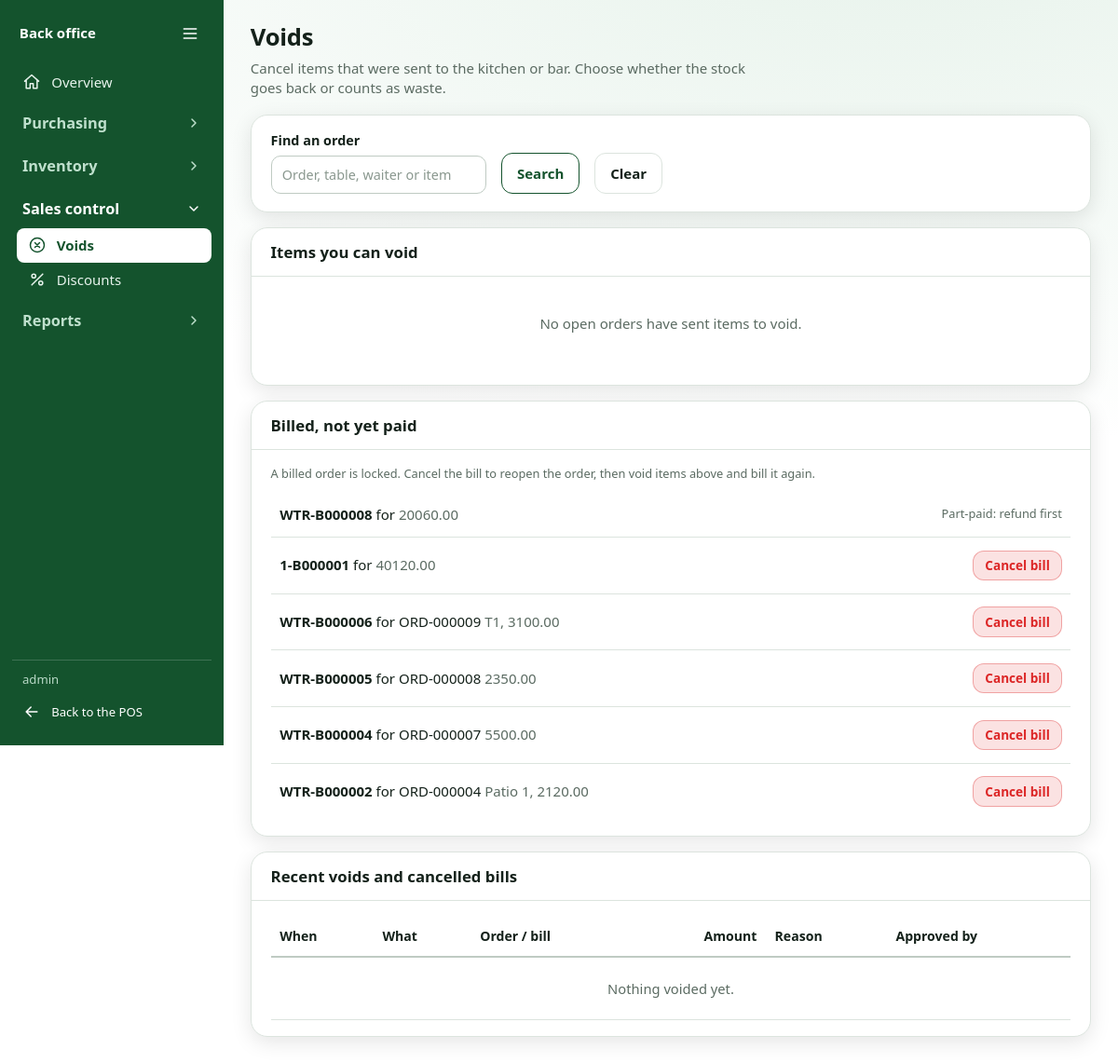
/manager/voids/ (signed in), run on the app's committed database.
### Chokies/models.py (models this page shows, shortened)
class User(AbstractUser):
    class Role(models.TextChoices):
        WAITER = "WAITER", "Waiter"
        CASHIER = "CASHIER", "Cashier"
        MANAGER = "MANAGER", "Manager"
        STOREKEEPER = "STOREKEEPER", "Storekeeper"
        ADMIN = "ADMIN", "Admin"
    role = models.CharField(max_length=20, choices=Role.choices, default=Role.WAITER)
    pin_hash = models.CharField(max_length=128, blank=True)
    pin_lookup = models.CharField(max_length=64, null=True, blank=True, unique=True, editable=False)
    failed_pin_attempts = models.PositiveSmallIntegerField(default=0)
    pin_locked_until = models.DateTimeField(null=True, blank=True)
    token_version = models.PositiveIntegerField(default=0)
    @property
    def is_manager(self) -> bool:
        return self.is_superuser or self.role in (self.Role.MANAGER, self.Role.ADMIN)

class TimeStamped(models.Model):
    created_at = models.DateTimeField(auto_now_add=True)
    updated_at = models.DateTimeField(auto_now=True)
    class Meta:
        abstract = True

class Bill(TimeStamped):
    class Status(models.TextChoices):
        OPEN = "OPEN", "Awaiting payment"
        PAID = "PAID", "Paid"
        CANCELLED = "CANCELLED", "Cancelled"
        REFUNDED = "REFUNDED", "Refunded"
    number = models.CharField(max_length=20, unique=True)  # gap-free per terminal, never deleted
    order = models.ForeignKey(Order, null=True, blank=True, on_delete=models.PROTECT, related_name="bills")
    booking = models.ForeignKey("RoomBooking", null=True, blank=True, on_delete=models.PROTECT, related_name="bills")
    terminal = models.CharField(max_length=10)
    lines = models.JSONField(default=list)  # immutable receipt snapshot
    subtotal = models.DecimalField("Net", max_digits=12, decimal_places=2)
    discount_amount = models.DecimalField(max_digits=12, decimal_places=2, default=0)
    discount_reason = models.CharField(max_length=200, blank=True)
    discount_approved_by = models.ForeignKey(settings.AUTH_USER_MODEL, null=True, blank=True,
                                             on_delete=models.PROTECT, related_name="+")
    service_charge = models.DecimalField(max_digits=12, decimal_places=2, default=0)
    levy = models.DecimalField("Catering levy", max_digits=12, decimal_places=2, default=0)  # room bills only
    tax = models.DecimalField(max_digits=12, decimal_places=2)
    total = models.DecimalField(max_digits=12, decimal_places=2)
    amount_paid = models.DecimalField("Paid (net of refunds)", max_digits=12, decimal_places=2, default=0)
    status = models.CharField(max_length=10, choices=Status.choices, default=Status.OPEN)
    created_by = models.ForeignKey(settings.AUTH_USER_MODEL, on_delete=models.PROTECT, related_name="+")
    paid_at = models.DateTimeField(null=True, blank=True)
    cancelled_at = models.DateTimeField(null=True, blank=True)
    cancelled_by = models.ForeignKey(settings.AUTH_USER_MODEL, null=True, blank=True,
                                     on_delete=models.PROTECT, related_name="+")
    cancel_reason = models.CharField(max_length=200, blank=True)
    fiscal_status = models.CharField(max_length=20, blank=True)
    fiscal_number = models.CharField(max_length=60, blank=True)
    fiscal_payload = models.JSONField(default=dict, blank=True)
    class Meta:
        ordering = ["-created_at"]
        constraints = [models.UniqueConstraint(fields=["order"], condition=Q(status__in=["OPEN", "PAID"]),
                                               name="one_live_bill_per_order"),
                       models.UniqueConstraint(fields=["booking"], condition=Q(status__in=["OPEN", "PAID"]),
                                               name="one_live_bill_per_booking")]

class Order(TimeStamped):
    class Source(models.TextChoices):
        MENU = "MENU", "Menu"
        BAR = "BAR", "Bar"
    class Type(models.TextChoices):
        DINE_IN = "DINE_IN", "Dine-in"
        TAKEAWAY = "TAKEAWAY", "Takeaway"
        BAR_TAB = "BAR_TAB", "Bar tab"
        ROOM_SERVICE = "ROOM_SERVICE", "Room service"
    class Status(models.TextChoices):
        OPEN = "OPEN", "Open"
        SENT = "SENT", "Sent to kitchen/bar"
        BILLED = "BILLED", "Billed"
        PAID = "PAID", "Paid"
        POSTED_TO_ROOM = "POSTED_TO_ROOM", "Posted to room"
        CANCELLED = "CANCELLED", "Cancelled"
        MERGED = "MERGED", "Merged into another order"
    ACTIVE = (Status.OPEN, Status.SENT)                    # items can still be changed
    OCCUPYING = (Status.OPEN, Status.SENT, Status.BILLED)  # still in use / not yet settled
    number = models.CharField(max_length=20, unique=True)
    source = models.CharField(max_length=5, choices=Source.choices, default=Source.MENU)
    order_type = models.CharField(max_length=15, choices=Type.choices, default=Type.DINE_IN)
    shift = models.ForeignKey(Shift, null=True, blank=True, on_delete=models.PROTECT, related_name="orders")
    table = models.ForeignKey(Table, null=True, blank=True, on_delete=models.PROTECT, related_name="orders")
    room_number = models.CharField(max_length=10, blank=True)  # becomes a FK when the rooms app lands
    notes = models.CharField(max_length=300, blank=True)  # order-level note from the waiter ("birthday table", ...)
    waiter = models.ForeignKey(settings.AUTH_USER_MODEL, on_delete=models.PROTECT, related_name="orders")
    status = models.CharField(max_length=15, choices=Status.choices, default=Status.OPEN)
    version = models.PositiveIntegerField(default=0)  # optimistic concurrency between terminals
    merged_into = models.ForeignKey("self", null=True, blank=True, on_delete=models.PROTECT,
                                    related_name="merged_from")
    class Meta:
        ordering = ["-created_at"]

class Table(models.Model):
    class Status(models.TextChoices):
        FREE = "FREE", "Free"
        OCCUPIED = "OCCUPIED", "Occupied"
    name = models.CharField(max_length=30, unique=True)
    capacity = models.PositiveSmallIntegerField(default=4)
    status = models.CharField(max_length=10, choices=Status.choices, default=Status.FREE)

### Chokies/manager_views.py (the view)
# urls.py: path("voids/", m.voids, name="voids"),
@manager_required
def voids(request):
    g = request.GET
    live = (Order.objects.filter(status__in=Order.ACTIVE, items__status=OrderItem.Status.SENT).distinct()
            .select_related("table", "waiter").prefetch_related("items").order_by("-created_at"))
    if g.get("q"):
        s = g["q"].strip()
        live = live.filter(Q(number__icontains=s) | Q(table__name__icontains=s) | Q(waiter__username__icontains=s)
                           | Q(items__name__icontains=s)).distinct()
    orders = []
    for o in live[:60]:
        o.sent_items = [i for i in o.items.all() if i.status == OrderItem.Status.SENT]
        orders.append(o)
    billed = (Bill.objects.filter(status=Bill.Status.OPEN).select_related("order__table", "order__waiter")
              .order_by("-created_at")[:40])
    logs = list(AuditLog.objects.filter(action__in=["item_voided", "bill_cancelled"]).select_related("user")[:100])
    order_no = dict(Order.objects.filter(pk__in=[l.ref_id for l in logs if l.ref_type == "Order"]).values_list("pk", "number"))
    bill_no = dict(Bill.objects.filter(pk__in=[l.ref_id for l in logs if l.ref_type == "Bill"]).values_list("pk", "number"))
    for l in logs:
        l.what = order_no.get(int(l.ref_id)) if l.ref_type == "Order" else bill_no.get(int(l.ref_id))
    return _page(request, "voids.html", {"orders": orders, "billed": billed, "logs": logs, "f": g})

### Chokies/manager_views.py (called while the page is built)
def manager_required(view):
    @wraps(view)
    def wrapped(request, *args, **kwargs):
        user = request.user
        if not user.is_authenticated:
            return redirect(f"{LOGIN_URL}?{urlencode({'next': request.get_full_path()})}")
        if not user.is_manager:
            raise PermissionDenied("Managers only")
        return view(request, *args, **kwargs)
    return wrapped

def _page(request, template, ctx=None, status=200):
    key = template.removesuffix(".html")
    return render(request, f"Chokies/manager/{template}",
                  {"pos_home": POS_HOME_URL, "active": NAV_KEY.get(key, key), **(ctx or {})}, status=status)

### Chokies/templates/Chokies/manager/voids.html (shortened to what this page needs)
{% extends "Chokies/manager/base.html" %}{% block title %}Voids{% endblock %}
{% block content %}
<div class="head"><div><h1>Voids</h1><p>Cancel items that were sent to the kitchen or bar. Choose whether the stock goes back or counts as waste.</p></div></div>
<form class="filters" method="get"><label>Find an order<input name="q" value="{{ f.q }}" placeholder="Order, table, waiter or item"></label><button class="btn">Search</button><a class="btn" href="{% url 'manager:voids' %}">Clear</a></form>
<div class="card"><h2>Items you can void</h2>
{% for o in orders %}<div class="rowline">
 <div class="grow"><b>{{ o.number }}</b> <span class="muted">{% if o.table %}{{ o.table.name }}{% elif o.room_number %}Room {{ o.room_number }}{% elif o.source == "BAR" %}Bar{% else %}No table{% endif %}, waiter {{ o.waiter.get_full_name|default:o.waiter.username }}, {{ o.created_at|date:"H:i" }}</span></div>
 <div class="tw"><table><tbody>{% for i in o.sent_items %}<tr><td>{{ i.quantity }} x {{ i.name }}{% if i.notes %} <small>({{ i.notes }})</small>{% endif %}</td><td class="n">{{ i.line_total|floatformat:2 }}</td>
 <td class="n"><details class="act"><summary class="btn sm danger">Void</summary>
  <form method="post" action="{% url 'manager:void_item' i.pk %}">{% csrf_token %}<input type="hidden" name="next" value="{{ request.get_full_path }}">
   <input name="reason" placeholder="Reason (required)" required>
   <label class="chk"><input type="radio" name="wasted" value="0" checked> Not made: return the stock</label>
   <label class="chk"><input type="radio" name="wasted" value="1"> Already made: count as waste</label>
   <button class="btn sm danger">Void {{ i.name }}</button></form></details></td></tr>{% endfor %}</tbody></table></div></div>
{% empty %}<p class="empty">No open orders have sent items to void.</p>{% endfor %}</div>
<div class="card"><h2>Billed, not yet paid</h2><p class="help">A billed order is locked. Cancel the bill to reopen the order, then void items above and bill it again.</p>
{% for b in billed %}<div class="rowline"><span><b>{{ b.number }}</b> for {{ b.order.number }} <span class="muted">{% if b.order.table %}{{ b.order.table.name }}, {% endif %}{{ b.total|floatformat:2 }}</span></span>
 {% if b.amount_paid %}<small>Part-paid: refund first</small>{% else %}<details class="act"><summary class="btn sm danger">Cancel bill</summary></details>{% endif %}</div>
{% empty %}<p class="empty">No unpaid bills.</p>{% endfor %}</div>
<div class="card"><h2>Recent voids and cancelled bills</h2><div class="tw"><table><thead><tr><th>When</th><th>What</th><th>Order / bill</th><th class="n">Amount</th><th>Reason</th><th>Approved by</th></tr></thead><tbody>
{% for l in logs %}<tr><td>{{ l.created_at|date:"j M H:i" }}</td><td>{% if l.action == "item_voided" %}{{ l.details.qty }} x {{ l.details.item }}{% if l.details.wasted %} <span class="pill warn">Waste</span>{% endif %}{% else %}Bill cancelled{% endif %}</td><td>{{ l.what|default:"-" }}</td><td class="n">{{ l.details.amount|default:"-" }}</td><td class="wrap">{{ l.details.reason }}</td><td>{{ l.user.username|default:"-" }}</td></tr>
{% empty %}<tr><td colspan="6" class="empty">Nothing voided yet.</td></tr>{% endfor %}</tbody></table></div></div>{% endblock %}

### Chokies/templates/Chokies/manager/base.html (shortened to what this page needs)
{% load static %}<!doctype html>
<html lang="en">
<head>
    <link rel="stylesheet" href="{% static 'css/manager.css' %}">
</head>
<body>
    <div class="shell">
        <nav class="side" aria-label="Back office">
            <div class="brand">
                <span class="name">Back office</span>
                <button type="button" class="side-toggle" aria-controls="side-body" aria-expanded="true" aria-label="Collapse sidebar">
                    <svg class="ico"><use href="#i-menu"/></svg>
                </button>
            </div>
            <div class="side-body" id="side-body">
                <a href="{% url 'manager:dashboard' %}" class="{% if active == 'dashboard' %}on{% endif %}" {% if active == 'dashboard' %}aria-current="page"{% endif %}>
                    <svg class="ico"><use href="#i-home"/></svg>
                    <span class="lbl">Overview</span>
                </a>
                <section class="grp">
                    <h3>
                        <button type="button" class="grp-h" aria-expanded="false" aria-controls="grp-purchasing">
                            <span>Purchasing</span>
                            <svg class="chev"><use href="#i-chevron"/></svg>
                        </button>
                    </h3>
                </section>
                <section class="grp">
                    <h3>
                        <button type="button" class="grp-h" aria-expanded="false" aria-controls="grp-inventory">
                            <span>Inventory</span>
                            <svg class="chev"><use href="#i-chevron"/></svg>
                        </button>
                    </h3>
                </section>
                <section class="grp">
                    <h3>
                        <button type="button" class="grp-h" aria-expanded="false" aria-controls="grp-sales">
                            <span>Sales control</span>
                            <svg class="chev"><use href="#i-chevron"/></svg>
                        </button>
                    </h3>
                    <div class="grp-b" id="grp-sales">
                        <div class="grp-in">
                            <a href="{% url 'manager:voids' %}" class="{% if active == 'voids' %}on{% endif %}" {% if active == 'voids' %}aria-current="page"{% endif %}>
                                <svg class="ico"><use href="#i-void"/></svg>
                                <span class="lbl">Voids</span>
                            </a>
                            <a href="{% url 'manager:discounts' %}" class="{% if active == 'discounts' %}on{% endif %}" {% if active == 'discounts' %}aria-current="page"{% endif %}>
                                <svg class="ico"><use href="#i-percent"/></svg>
                                <span class="lbl">Discounts</span>
                            </a>
                        </div>
                    </div>
                </section>
                <section class="grp">
                    <h3>
                        <button type="button" class="grp-h" aria-expanded="false" aria-controls="grp-reports">
                            <span>Reports</span>
                            <svg class="chev"><use href="#i-chevron"/></svg>
                        </button>
                    </h3>
                </section>
            </div>
            <div class="foot">
                <span class="who">{{ request.user.get_full_name|default:request.user.username }}</span>
                <a href="{{ pos_home }}">
                    <svg class="ico"><use href="#i-back"/></svg>
                    <span class="lbl">Back to the POS</span>
                </a>
            </div>
        </nav>
        <main class="main">
            {% block content %}{% endblock %}
        </main>
    </div>
</body>
</html>

### data on the page
User: user.get_full_name "admin"
Bill: number "WTR-B000008", total "20060.00", amount_paid "Part-paid: refund first"
Bill: number "1-B000001", total "40120.00"
Bill: number "WTR-B000006", order.number "ORD-000009", order.table.name "T1", total "3100.00"
Bill: number "WTR-B000005", order.number "ORD-000008", total "2350.00"
Bill: number "WTR-B000004", order.number "ORD-000007", total "5500.00"
Bill: number "WTR-B000002", order.number "ORD-000004", order.table.name "Patio 1", total "2120.00"
